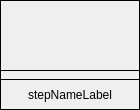
<?xml version="1.0" encoding="UTF-8"?>
<ui version="4.0">
 <class>TaskListStepWidget</class>
 <widget class="QWidget" name="TaskListStepWidget">
  <property name="geometry">
   <rect>
    <x>0</x>
    <y>0</y>
    <width>140</width>
    <height>110</height>
   </rect>
  </property>
  <widget class="QLabel" name="stepIconLabel">
   <property name="geometry">
    <rect>
     <x>0</x>
     <y>0</y>
     <width>140</width>
     <height>70</height>
    </rect>
   </property>
   <property name="frameShape">
    <enum>QFrame::NoFrame</enum>
   </property>
   <property name="text">
    <string/>
   </property>
   <property name="alignment">
    <set>Qt::AlignCenter</set>
   </property>
  </widget>
  <widget class="QLabel" name="statusLabel">
   <property name="geometry">
    <rect>
     <x>0</x>
     <y>70</y>
     <width>140</width>
     <height>10</height>
    </rect>
   </property>
   <property name="frameShape">
    <enum>QFrame::Box</enum>
   </property>
   <property name="text">
    <string/>
   </property>
  </widget>
  <widget class="QLabel" name="stepNameLabel">
   <property name="geometry">
    <rect>
     <x>0</x>
     <y>80</y>
     <width>140</width>
     <height>30</height>
    </rect>
   </property>
   <property name="frameShape">
    <enum>QFrame::NoFrame</enum>
   </property>
   <property name="text">
    <string>stepNameLabel</string>
   </property>
   <property name="alignment">
    <set>Qt::AlignCenter</set>
   </property>
  </widget>
  <widget class="QLabel" name="borderLabel">
   <property name="geometry">
    <rect>
     <x>0</x>
     <y>0</y>
     <width>140</width>
     <height>110</height>
    </rect>
   </property>
   <property name="frameShape">
    <enum>QFrame::Box</enum>
   </property>
   <property name="text">
    <string/>
   </property>
  </widget>
 </widget>
 <resources/>
 <connections/>
</ui>
